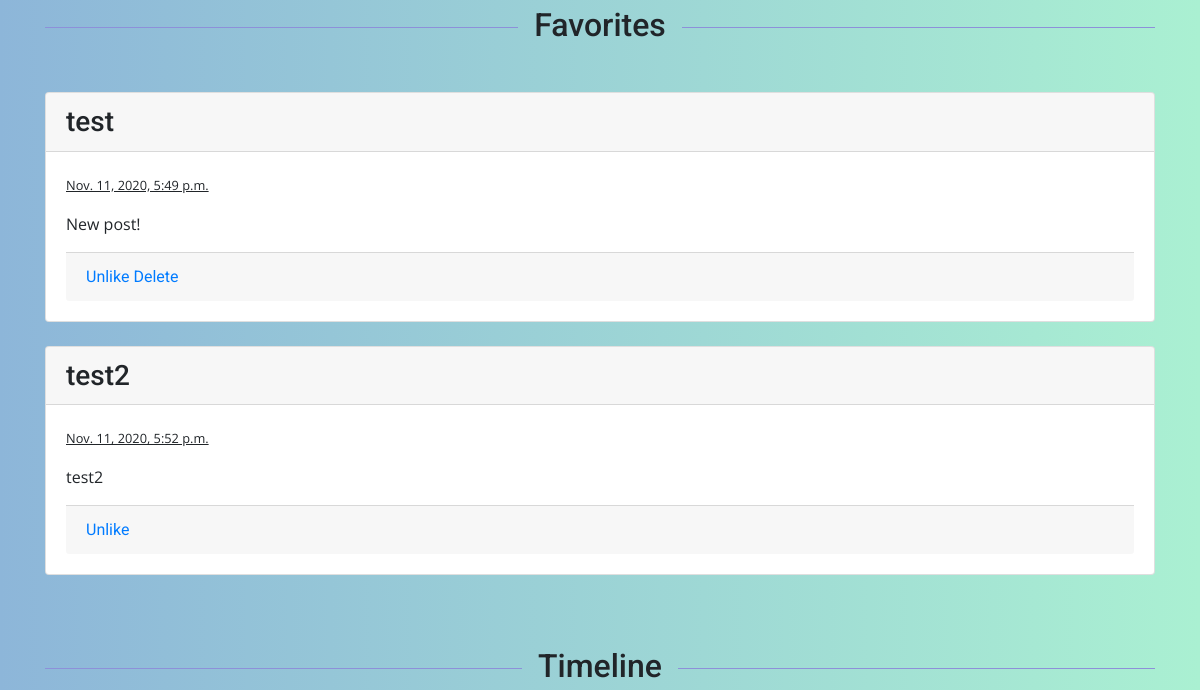
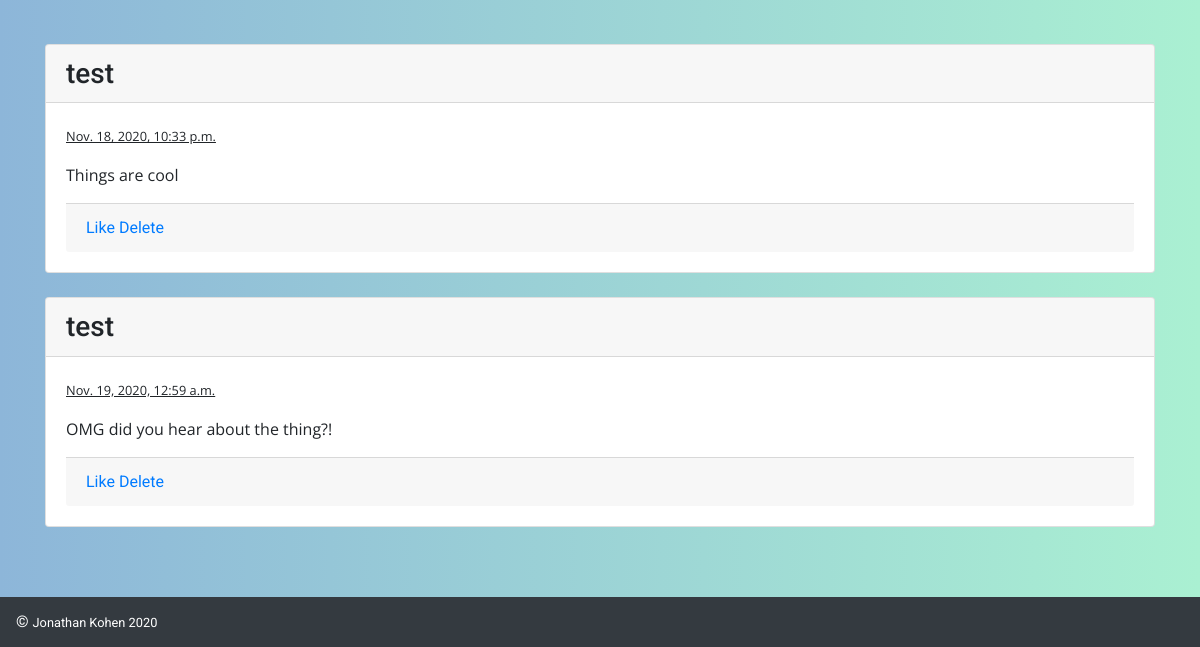
/home (signed in, lower part), run on an earlier commit of the app's database (2 pictures, top to bottom).
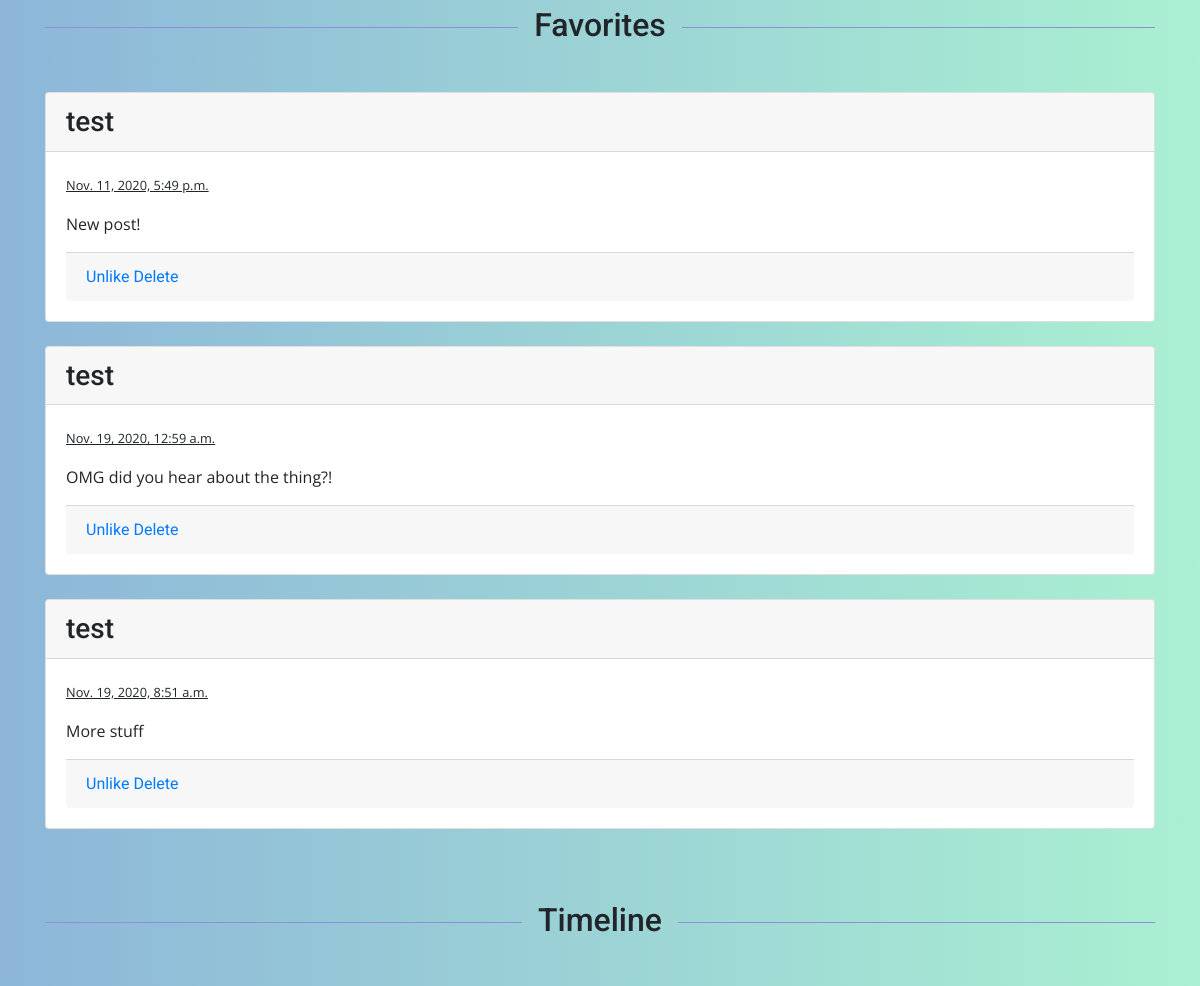
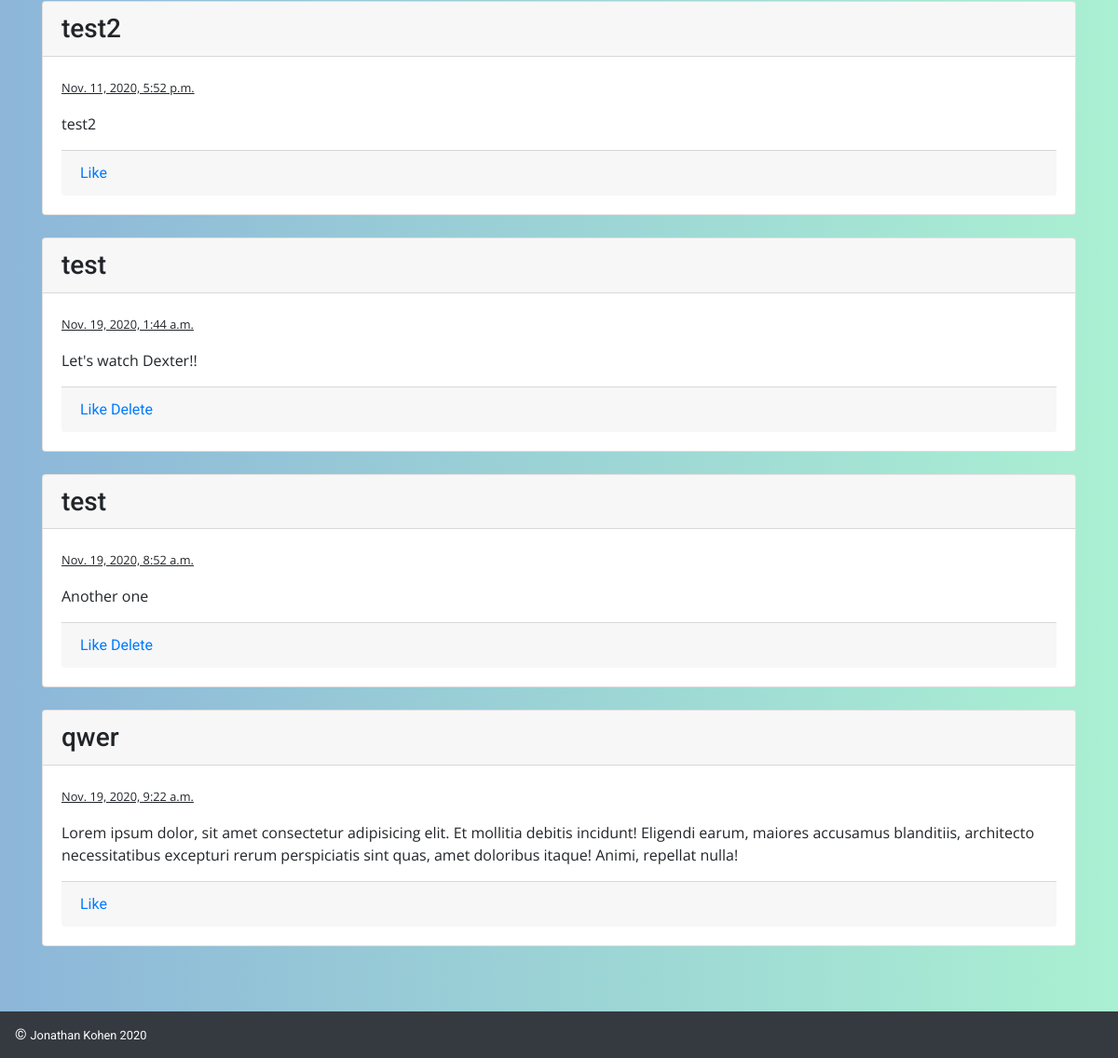
And on a later commit of the database (2 pictures, top to bottom).
### social_network/models.py (models this page shows)
class Post(models.Model):
    content = models.TextField()
    uploader = models.ForeignKey(User, related_name = "posts_uploaded", on_delete = models.CASCADE)
    likes = models.ManyToManyField(User, related_name = "posts_liked")
    created_at = models.DateTimeField(auto_now_add = True)
    updated_at = models.DateTimeField(auto_now = True)
    objects = PostManager()

class User(models.Model):
    first_name = models.CharField(max_length=255)
    last_name = models.CharField(max_length=255)
    email = models.CharField(max_length=255)
    password = models.CharField(max_length=255)
    created_at = models.DateTimeField(auto_now_add = True)
    updated_at = models.DateTimeField(auto_now = True)
    objects = UserManager()

### social_network/views.py (the view)
# urls.py: 2. Add a URL to urlpatterns:  path('', views.home, name='home')
def home(req):
    if 'logged_id' not in req.session:
        messages.error(req, "Login required.")
        return redirect('/')
    all_posts = Post.objects.all()
    liked_posts = Post.objects.filter(likes= User.objects.get(id = req.session['logged_id']))
    logged_user = User.objects.get(id = req.session['logged_id'])
    for post in all_posts:
        for like in liked_posts:
            if logged_user.id == like.id:
                print(logged_user.id, like.id)
    context = {
        'logged_user': User.objects.get(id = req.session['logged_id']),
        "all_posts": Post.objects.all(),
        "liked_posts": Post.objects.filter(likes= User.objects.get(id = req.session['logged_id'])),
        "other_posts": Post.objects.exclude(likes= User.objects.get(id = req.session['logged_id'])),
    }
    return render(req, 'home.html', context)

### social_network/templates/home.html (shortened to what this page needs)
<!DOCTYPE html>
<html lang="en">
    <head>
        <link
            rel="stylesheet"
            href="https://stackpath.bootstrapcdn.com/bootstrap/4.5.2/css/bootstrap.min.css"
        />
        {% load static %}
        <link
            rel="stylesheet"
            type="text/css"
            href="{% static 'css/styles.css' %}"
        />
        {% load static %}
    </head>
    <body>
                {% load static %}
        <div class="container">
                    {% load static %}
            <div class="row">
                <div class="col">
                    <h2 class="my-5">Favorites</h2>
                    {% for post_object in liked_posts %}
                    <div class="card mb-4">
                        <h3 class="card-header">
                            {{post_object.uploader.first_name}}
                        </h3>
                        <div class="card-body">
                            <p class="text-muted">
                                <small
                                    ><a href="/posts/{{post_object.id}}"
                                        >{{post_object.created_at}}</a
                                    ></small
                                >
                            </p>
                            <p class="card-text">{{post_object.content}}</p>
                            <div class="card-footer">
                                <a href="/unlike/{{post_object.id}}">Unlike</a>
                                {% if post_object.uploader == logged_user %}
                                <a href="/delete/{{post_object.id}}">Delete</a>
                                {% endif %}
                            </div>
                        </div>
                    </div>
                    {% endfor %}
                </div>
            </div>
            <div class="row mb-5">
                <div class="col mb-5">
                    <h2 class="my-5">Timeline</h2>
                    {% for post_object in other_posts %}
                    <div class="card mb-4">
                        <h3 class="card-header">
                            {{post_object.uploader.first_name}}
                        </h3>
                        <div class="card-body">
                            <p class="text-muted">
                                <small
                                    ><a href="/posts/{{post_object.id}}"
                                        >{{post_object.created_at}}</a
                                    ></small
                                >
                            </p>
                            <p class="card-text">{{post_object.content}}</p>
                            <div class="card-footer">
                                <a href="/like/{{post_object.id}}">Like</a>
                                {% if post_object.uploader == logged_user %}
                                <a href="/delete/{{post_object.id}}">Delete</a>
                                {% endif %}
                            </div>
                        </div>
                    </div>
                    {% endfor %}
                </div>
            </div>
        </div>
        <footer>
            <nav class="navbar fixed-bottom navbar-dark bg-dark">
                <a class="navbar-brand" href="https://github.com/jonathankohen"
                    >&copy; <small>Jonathan Kohen 2020</small></a
                >
            </nav>
        </footer>
    </body>
</html>

### social_network/static/css/styles.css (style rules this page uses)
:root { --blue: #8db6d9; --mint: #aaf0d2; --purple: #8d90d9; --dark-purple: #7575d0; --text-shadow: 0px 2px 1px rgba(0, 0, 0, 0.4), 0px 2px 3px rgba(0, 0, 0, 0.1), 0px 6px 8px rgba(0, 0, 0, 0.1); }
body { font-family: 'Roboto', sans-serif; background: linear-gradient(to right, var(--blue), var(--mint)); }
.navbar-brand { font-size: medium; }
h2 { overflow: hidden; text-align: center; }
h2:before, h2:after { background-color: var(--purple); content: ''; display: inline-block; height: 1px; position: relative; vertical-align: middle; width: 50%; }
h2:before { right: 0.5em; margin-left: -50%; }
h2:after { left: 0.5em; margin-right: -50%; }
p { font-family: 'Open Sans', sans-serif; }
small a { color: #212529; text-decoration: underline; }

What changed in the data, as far as the page shows it:
removed Post: uploader.first_name "test", created_at "Nov. 18, 2020, 10:33 p.m.", content "Things are cool", shown under "Timeline"
shown differently, row unchanged: Post "OMG did you hear about the thing?!": moves from the list under "Timeline" to the list under "Favorites"
added Post: uploader.first_name "test", created_at "Nov. 19, 2020, 8:51 a.m.", content "More stuff", shown under "Favorites"
shown differently, row unchanged: Post "test2": moves from the list under "Favorites" to the list under "Timeline"
added Post: uploader.first_name "test", created_at "Nov. 19, 2020, 1:44 a.m.", content "Let's watch Dexter!!", shown under "Timeline"
added Post: uploader.first_name "test", created_at "Nov. 19, 2020, 8:52 a.m.", content "Another one", shown under "Timeline"
added Post: uploader.first_name "qwer", created_at "Nov. 19, 2020, 9:22 a.m.", content "Lorem ipsum dolor, sit amet consectetur adipisicing elit. Et mollitia debitis incidunt! Eligendi earum, maiores accusamus blanditiis, architecto necessitatibus excepturi rerum perspiciatis sint quas, amet doloribus itaque! Animi, repellat nulla!", shown under "Timeline"
